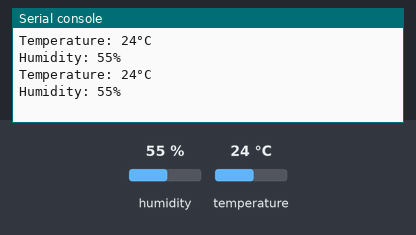
Bench run of a program on a simulated ESP32 board running MicroPython. Shown: the last lines printed to the serial console. The test bench sets the inputs (shaded band); at power-on: humidity 55 %, temperature 24 °C.

Above: at 1.2 s.
1.3 s: humidity set to 22 %
At 2.6 s:
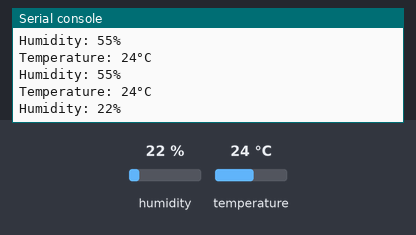
2.8 s: temperature set to 12 °C
At 3.9 s:
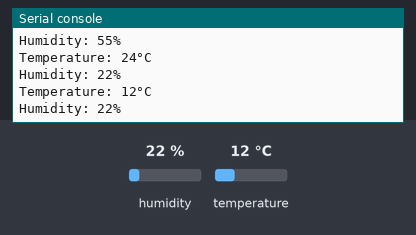
4.3 s: humidity set to 40 %
At 6.0 s:
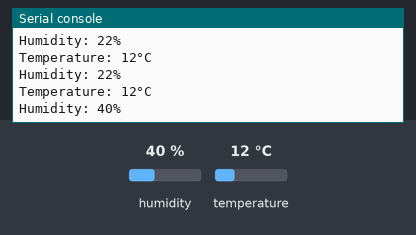
Timing chart, 0 to 7.5 s (numbered marks = the images above; inputs shaded):
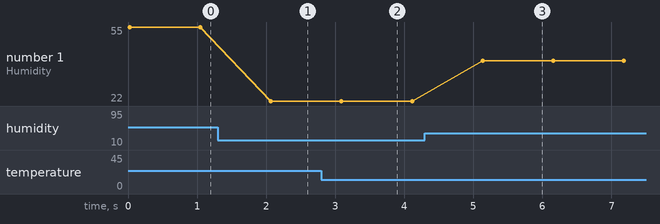

Measured:
- after the input at 1.3 s, the serial console: prints a new line after 0.77 s (image 1)
- after the input at 2.8 s, the serial console: prints a new line after 0.29 s (image 2)
- after the input at 4.3 s, the serial console: prints a new line after 0.84 s (image 3)
- plotted number 1: 55 → 22 after the input at 1.3 s, 22 → 40 after the input at 4.3 s

The program:

KY-015.py
```python
from machine import Pin
import time
import dht

sensor = dht.DHT11(Pin(22))

while True:
    sensor.measure()

    temp = sensor.temperature()  #In degrees Celsius
    hum = sensor.humidity() #In percentage %

    print(f"Temperature: {temp}°C")
    print(f"Humidity: {hum}%")
    time.sleep(1)
```
